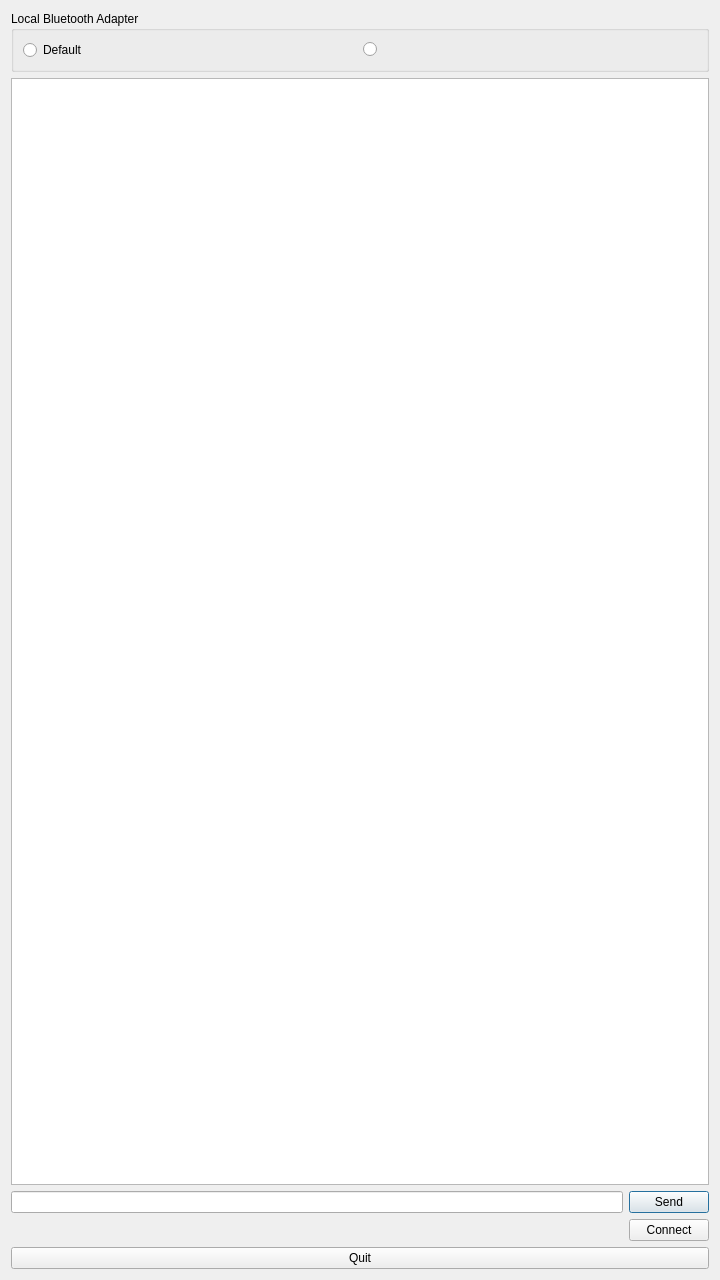
<?xml version="1.0" encoding="UTF-8"?>
<ui version="4.0">
 <class>Chat</class>
 <widget class="QDialog" name="Chat">
  <property name="geometry">
   <rect>
    <x>0</x>
    <y>0</y>
    <width>720</width>
    <height>1280</height>
   </rect>
  </property>
  <property name="windowTitle">
   <string>Bluetooth Chat</string>
  </property>
  <layout class="QVBoxLayout" name="verticalLayout">
   <item>
    <widget class="QGroupBox" name="localAdapterBox">
     <property name="title">
      <string>Local Bluetooth Adapter</string>
     </property>
     <property name="checkable">
      <bool>false</bool>
     </property>
     <layout class="QHBoxLayout" name="horizontalLayout_3">
      <item>
       <widget class="QRadioButton" name="firstAdapter">
        <property name="text">
         <string>Default</string>
        </property>
       </widget>
      </item>
      <item>
       <widget class="QRadioButton" name="secondAdapter">
        <property name="text">
         <string/>
        </property>
       </widget>
      </item>
     </layout>
    </widget>
   </item>
   <item>
    <widget class="QTextEdit" name="chat">
     <property name="focusPolicy">
      <enum>Qt::NoFocus</enum>
     </property>
    </widget>
   </item>
   <item>
    <layout class="QHBoxLayout" name="horizontalLayout">
     <item>
      <widget class="QLineEdit" name="sendText"/>
     </item>
     <item>
      <widget class="QPushButton" name="sendButton">
       <property name="text">
        <string>Send</string>
       </property>
       <property name="default">
        <bool>true</bool>
       </property>
      </widget>
     </item>
    </layout>
   </item>
   <item>
    <layout class="QHBoxLayout" name="horizontalLayout_2">
     <item>
      <spacer name="horizontalSpacer">
       <property name="orientation">
        <enum>Qt::Horizontal</enum>
       </property>
       <property name="sizeHint" stdset="0">
        <size>
         <width>40</width>
         <height>20</height>
        </size>
       </property>
      </spacer>
     </item>
     <item>
      <widget class="QPushButton" name="connectButton">
       <property name="text">
        <string>Connect</string>
       </property>
      </widget>
     </item>
    </layout>
   </item>
   <item>
    <widget class="QPushButton" name="quitButton">
     <property name="text">
      <string>Quit</string>
     </property>
    </widget>
   </item>
  </layout>
 </widget>
 <resources/>
 <connections/>
</ui>
